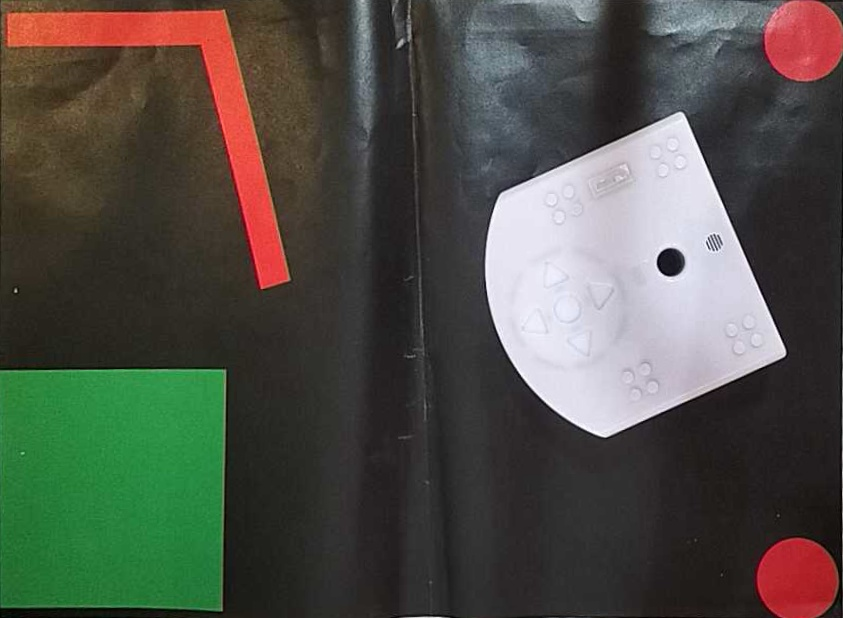
#> input picture goodimg.jpg, 843 x 618 px
$ python -i plot.py   (imports and definitions only)
#> lines starting #> are read from the running program, lines starting #| are printed output that depends on the picture; after the words box and inside, x2 and y2 are one past the last pixel; in counts of white or black regions, pixels touching at a corner belong together
#> further down, picture is the input picture: shape (618, 843, 3); mean B, G, R 71, 79.6, 79.7
### old files/libs/vision.py
import cv2
import numpy as np
from skimage import feature, measure
from scipy.spatial import distance
import os
from heapq import heappush, heappop
import matplotlib.pyplot as plt

WHITE = [255, 255, 255]
RED = [0, 0, 255]
GREEN = [0, 255, 0]
BLUE = [255, 0, 0]
BLACK = [0, 0, 0]

START = 1
ROBOT = 1
GOAL = 1
OBSTACLE = -1
BACKGROUND = 1

##################################################################################################


# [195 lines left out: functions get_object, get_color, setup_camera, get_image_from_camera, correct_camera_distortion, get_image_live and 3 more, not called in this run]


def largest_cc(mask: np.ndarray) -> np.ndarray:
    """
    Input: a binary mask
    Output: boolean mask of the largest connected component
    """
    if mask.dtype != np.uint8:
        mask = mask.astype(np.uint8)

    _, labels = cv2.connectedComponents(mask)
    counts = np.bincount(labels.ravel())
    counts[0] = 0  # disregard background
    largest_label = counts.argmax()
    lcc_mask = labels == largest_label
    return lcc_mask


# [235 lines left out: functions find_corners, order_points, compute_destination_size, find_aruco_corners_size, correct_perspective, full_detection_cnt_centroid and 3 more, not called in this run]


"""
def threshold_image(image:np.ndarray, T_WL=190, T_RH=170, T_RL=120,
                    T_GH=138, T_GL=140, min_size=5000, dilatation=True)->np.ndarray:


    output_image = np.zeros_like(image)

    robot_mask = cv2.inRange(image, (T_WL, T_WL, T_WL), (255, 255, 255))
    contours, _ = cv2.findContours(robot_mask, cv2.RETR_EXTERNAL, cv2.CHAIN_APPROX_SIMPLE)
    if contours:
        contours = sorted(contours, key=cv2.contourArea, reverse=True)
        largest_contour = contours[0]
        filled_mask = np.zeros_like(robot_mask)
        cv2.drawContours(filled_mask, [largest_contour], -1, 1, thickness=cv2.FILLED)
        output_image[filled_mask > 0] = [255, 255, 255]

        if dilatation:
            _, radius = cv2.minEnclosingCircle(largest_contour)
            radius = int(np.ceil(radius))
            #kernel_size = 2 * radius + 1
            kernel_size = int(np.ceil(radius/2)) # test big kernel size on big scene later
            #kernel = np.zeros((kernel_size, kernel_size), dtype=np.uint8)
            kernel = cv2.getStructuringElement(cv2.MORPH_ELLIPSE, (kernel_size, kernel_size))

    goal_mask = cv2.inRange(image, (0, T_GL, 0), (T_GH, 255, T_GH))
    contours, _ = cv2.findContours(goal_mask, cv2.RETR_EXTERNAL, cv2.CHAIN_APPROX_SIMPLE)
    if contours:
        contours = sorted(contours, key=cv2.contourArea, reverse=True)
        largest_contour = contours[0]
        filled_mask = np.zeros_like(goal_mask)
        cv2.drawContours(filled_mask, [largest_contour], -1, 1, thickness=cv2.FILLED)
        output_image[filled_mask > 0] = [0, 255, 0]

    obs_mask = cv2.inRange(image, (0, 0, T_RL), (T_RH, T_RH, 255))
    min_red_mask = filter_small_red(obs_mask, min_size=min_size)
    red_filled = fill_holes(min_red_mask)
    if dilatation:
        if kernel is not None:
            red_expanded = cv2.dilate(red_filled.astype(np.uint8), kernel, iterations=1)
        else:
            print("Warning: Robot not detected. Obstacles not expanded.")
            red_expanded = red_filled
        red_expanded = cv2.dilate(red_filled.astype(np.uint8), kernel, iterations=1)
        output_image[red_expanded > 0] = [0, 0, 255]
    else:
        output_image[red_filled > 0] = [0, 0, 255]

    return output_image
"""
##################################################################################################


# [281 lines left out: functions get_dominant_object, get_dominant_object_grid, discretize_image, discretize_image_eff, image_to_grid, grid_to_image and 6 more, not called in this run]


##################################################################################################
from libs.path import a_star_search


# [277 lines left out: functions grid1_coord2grid2_coord, init, Thymio_position, update_vision, draw_cnt_image, Thymio_position_aruco_init and 1 more, not called in this run]

### old files/libs/plot.py
import numpy as np
import cv2
import matplotlib.pyplot as plt
from ipywidgets import interact, FloatSlider, IntSlider
from skimage import feature
from libs.vision import (
    largest_cc,
    find_corners,
    find_nose_corners,
    get_midpoint,
    get_slope_intercept,
    get_centroids,
    get_orientation,
)

from libs.vision import (
    BLACK,
    WHITE,
    RED,
    GREEN,
    BLUE,
    START,
    ROBOT,
    GOAL,
    OBSTACLE,
    BACKGROUND,
)


# [181 lines left out: functions show_cv2_image, show_cv2_images, show_perspective, show_perspective_old, not called in this run]


def show_thresholds(
    image: np.ndarray,
    T_WL_init=190,
    T_RH_init=140,
    T_RL_init=120,
    T_GH_init=140,
    T_GL_init=120,
    min_size_init=1000,
):
#> called with T_WL_init = 190, T_RH_init = 140, T_RL_init = 120, T_GH_init = 140, T_GL_init = 120, min_size_init = 1000
    height, width, _ = image.shape
#> height = 618; width = 843
#> the sliders are set to T_WL = 190, T_RH = 140, T_RL = 120, T_GH = 140, T_GL = 120, min_size = 1000, x_coord = 421

    def update(T_WL, T_RH, T_RL, T_GH, T_GL, min_size, x_coord):
#> called with T_WL = 190, T_RH = 140, T_RL = 120, T_GH = 140, T_GL = 120, min_size = 1000, x_coord = 421
        red_mask = cv2.inRange(image, (0, 0, T_RL), (T_RH, T_RH, 255))
        red_threshold = np.zeros_like(image)
        red_threshold[red_mask > 0] = RED

        green_mask = cv2.inRange(image, (0, T_GL, 0), (T_GH, 255, T_GH))
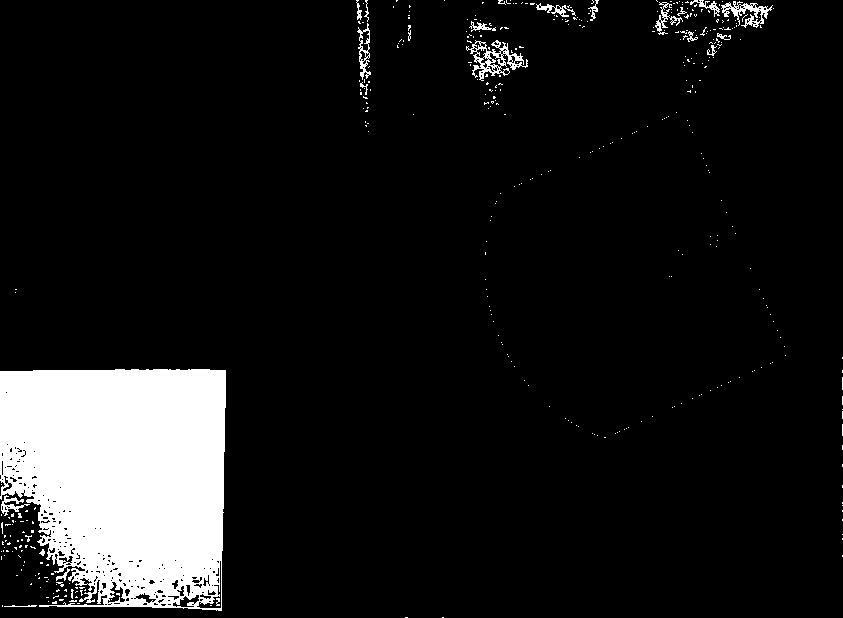
#> green_mask: shape (618, 843); 9.5% white; 414 white regions (391 under 20 px), largest, box (x1, y1, x2, y2) and area: (0, 369, 226, 611) 45244, (466, 40, 528, 81) 821, (721, 1, 773, 28) 514
        green_threshold = np.zeros_like(image)
        green_threshold[green_mask > 0] = GREEN

        white_mask = cv2.inRange(image, (T_WL, T_WL, T_WL), (255, 255, 255))
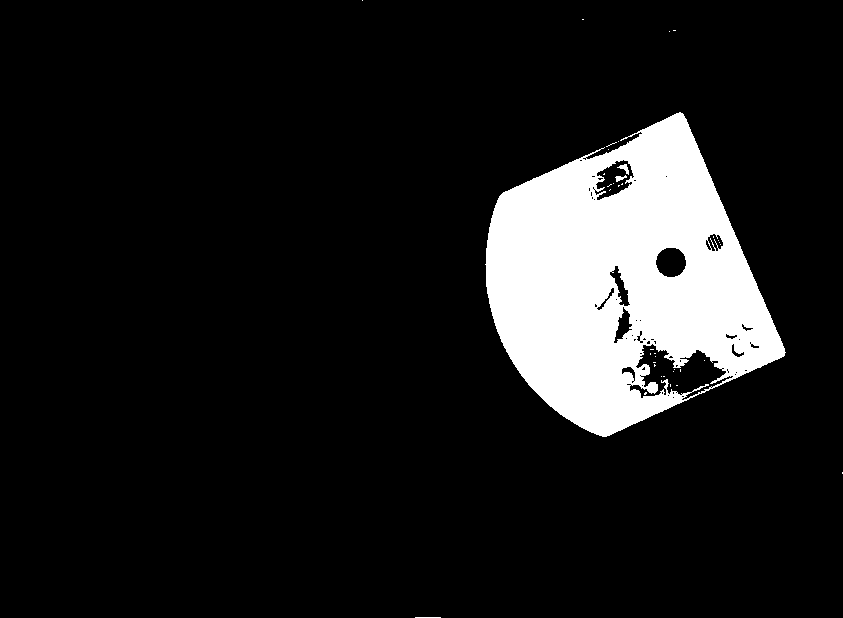
#> white_mask: shape (618, 843); 11.2% white; 37 white regions (33 under 20 px), largest, box (x1, y1, x2, y2) and area: (485, 112, 786, 437) 57894, (617, 164, 629, 175) 55, (615, 175, 627, 182) 42, (415, 617, 441, 618) 26
        white_threshold = np.zeros_like(image)
        white_threshold[white_mask > 0] = WHITE

        combined_thresholds = np.zeros_like(image)
        combined_thresholds[red_mask > 0] = RED
        combined_thresholds[green_mask > 0] = GREEN
        combined_thresholds[white_mask > 0] = WHITE

        lcc_white_mask = largest_cc(white_mask)
#> in largest_cc, `_, labels = cv2.connectedComponents(mask)`:
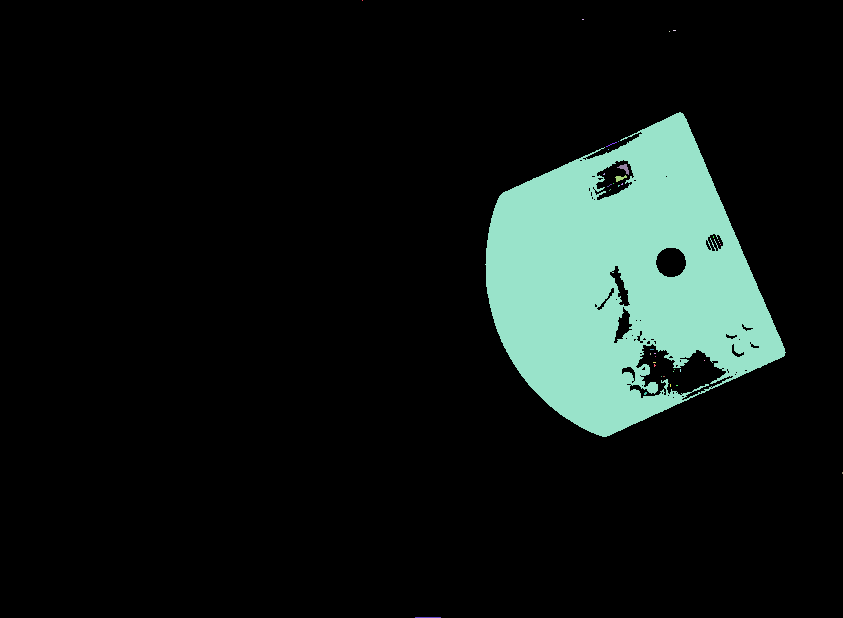
#> labels: shape (618, 843) int32; 38 distinct labels, from 0 to 37; one colour per label, 0 black
#> in largest_cc, `counts = np.bincount(labels.ravel())`: counts = 38 values, max 462876 at index 0, min 1 at index 1, mean 13709.8
#> in largest_cc, `largest_label = counts.argmax()`: largest_label = 5
#> in largest_cc, `lcc_mask = labels == largest_label`: lcc_mask: shape (618, 843) bool; 11.1% white; 1 white region, box (x1, y1, x2, y2) and area: (485, 112, 786, 437) 57894
        lcc_green_mask = largest_cc(green_mask)
#> in largest_cc (call 2), `_, labels = cv2.connectedComponents(mask)`:
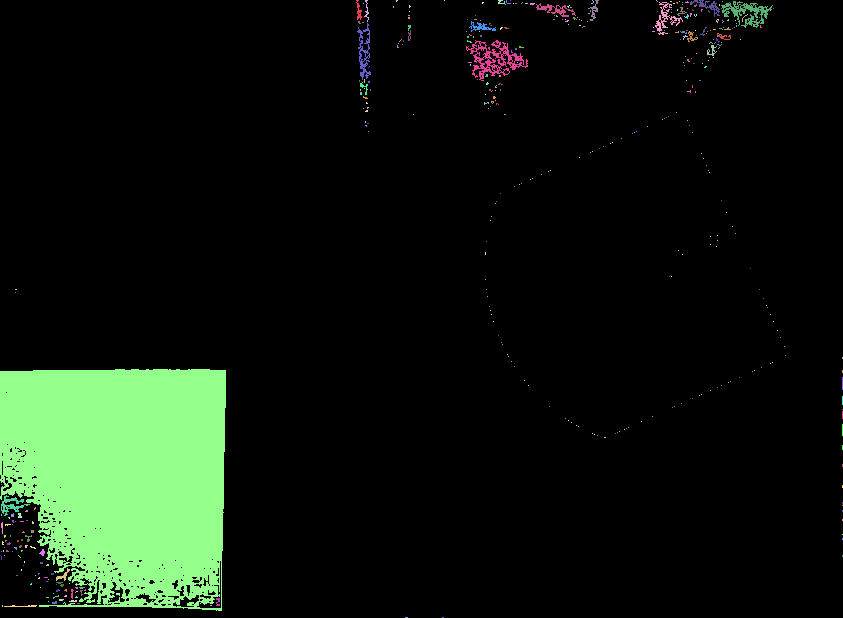
#> labels: shape (618, 843) int32; 415 distinct labels, from 0 to 414; one colour per label, 0 black
#> in largest_cc (call 2), `counts = np.bincount(labels.ravel())`: counts = 415 values, max 471551 at index 0, min 1 at index 4, mean 1255.4
#> in largest_cc (call 2), `largest_label = counts.argmax()`: largest_label = 279
#> in largest_cc (call 2), `lcc_mask = labels == largest_label`:
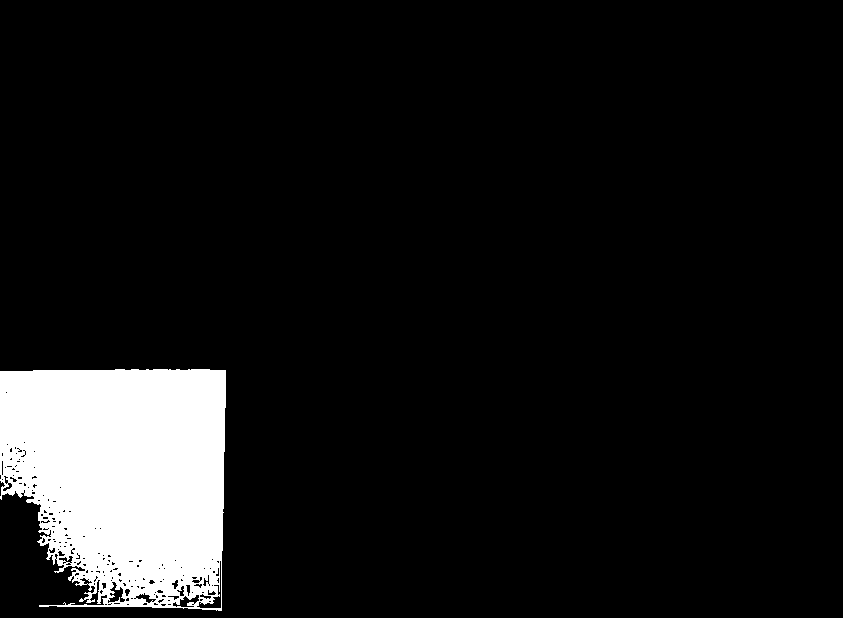
#> lcc_mask: shape (618, 843) bool; 8.7% white; 1 white region, box (x1, y1, x2, y2) and area: (0, 369, 226, 611) 45244
#> (the run stopped early here; a loop or call above may not have finished)
